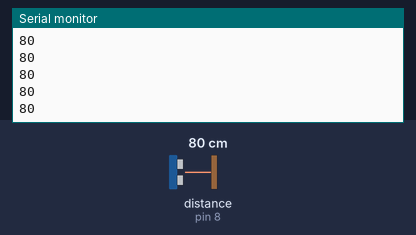
A sketch run on a simulated Arduino Uno, built with avr-gcc and run on an emulated ATmega328P. On the bench: the last lines printed to the serial monitor. Wiring (inferred from the names in the program): ultrasonic range finder: trigger pin 7; echo pin 8. Inputs (shaded band) come from the test bench; at power-on: distance to the obstacle (sensor on pin 8) 80 cm. The echo pulse lasts 58.3 µs per cm.

Above: at 1.2 s.
1.3 s: distance to the obstacle (sensor on pin 8) set to 2 cm
At 1.31 s:
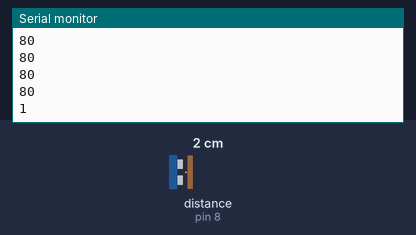
2.8 s: distance to the obstacle (sensor on pin 8) set to 4 cm
At 2.83 s:
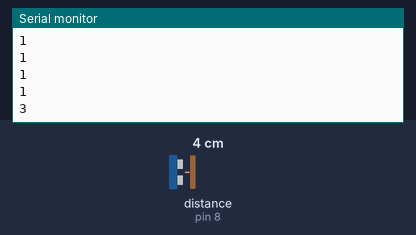
Timing chart, 0 to 5.8 s (numbered marks = the images above; inputs shaded):
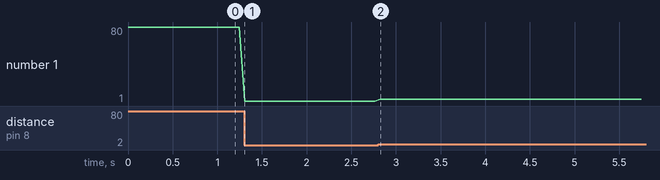

Measured:
- after the input at 1.3 s, the serial monitor: prints a new line at once (image 1)
- after the input at 2.8 s, the serial monitor: prints a new line at once (image 2)
- plotted number 1: 80 → 1 after the input at 1.3 s, 1 → 3 after the input at 2.8 s

The sketch:

kadai7-1-1.ino
```cpp
const int trig = 7; //Trigピンをデジタル7番に接続
const int echo = 8; //Echoピンをデジタル8番に接続
unsigned long interval; //Echoのパルス幅
unsigned long velocity; //音の速度
unsigned long distance; //対象までの距離
void setup() {
  Serial.begin(9600); //シリアルポートを9600kbpsに設定
  velocity = (0.61 * 25 + 331.5) *100; //音の速度(cm/s)を計算
  pinMode(trig,OUTPUT);
  pinMode(echo,INPUT);
}

void loop() {
  //10μsのパルスをTrigピンに出力
  digitalWrite(trig,HIGH);
  delayMicroseconds(10);
  digitalWrite(trig,LOW);

  //Echo信号がHIGHである時間(μs)をpulseIn関数で計測
  //距離が100cm以上の時は0を返す
  //0.61 * 25 + 331.5 = 346.75
  //346.75 * x*100/2 = 100.0
  //x = 5768
  interval = pulseIn(echo,HIGH,5768);
  //
  distance = (velocity * interval / 1000000 ) / 2 ; //距離を計算(cm)
  //Serial.println(interval); //超音波の往復時間をシリアルモニタに表示
  Serial.println(distance); //距離をシリアルモニタに出力
  delay(60); //次のTrig信号の出力まで60ms待機
}
```
